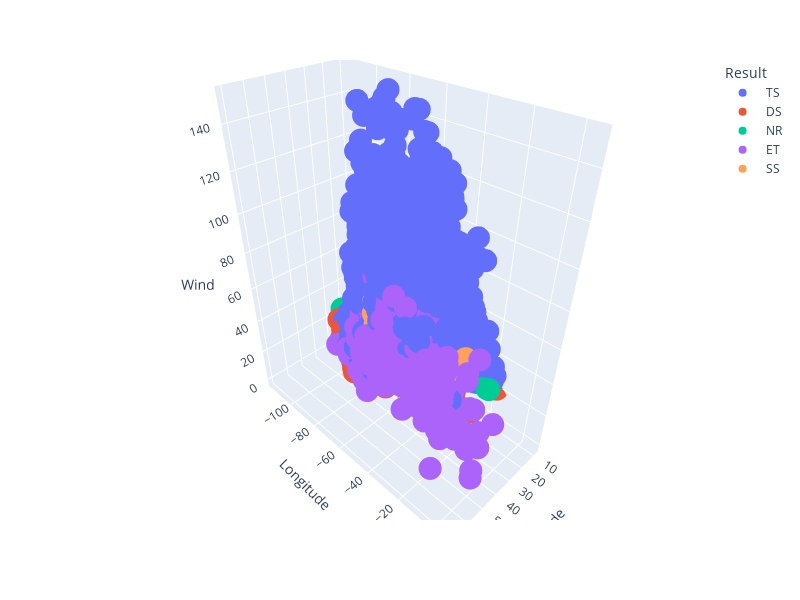

The code cell stored with this chart in its notebook:
### Code cell
new_check = pd.DataFrame({'Latitude': latitude, 'Longitude': longitude, 'Wind': wind_speed, 'Result': y_pred_knn_tuned})
fig = px.scatter_3d(new_check, x='Latitude', y='Longitude', z='Wind', color='Result')
fig.update_layout(width=800, height=600) 

# Show the plot
fig.show()

### Figure 1 — Plotly figure (JSON) as saved in the notebook; plotly's stock layout.template omitted (floating-point values rounded to 4 significant figures; data arrays with more than 128 entries replaced by an {"elided": "..."} marker saying what was removed)
{"data": [{"hovertemplate": "Result= TS<br>Latitude=%{x}<br>Longitude=%{y}<br>Wind=%{z}<extra></extra>", "legendgroup": " TS", "marker": {"color": "#636efa", "symbol": "circle"}, "mode": "markers", "name": " TS", "scene": "scene", "showlegend": true, "type": "scatter3d", "x": {"elided": "2111 float values"}, "y": {"elided": "2111 float values"}, "z": {"elided": "2111 int values"}}, {"hovertemplate": "Result= DS<br>Latitude=%{x}<br>Longitude=%{y}<br>Wind=%{z}<extra></extra>", "legendgroup": " DS", "marker": {"color": "#EF553B", "symbol": "circle"}, "mode": "markers", "name": " DS", "scene": "scene", "showlegend": true, "type": "scatter3d", "x": {"elided": "172 float values"}, "y": {"elided": "172 float values"}, "z": {"elided": "172 int values"}}, {"hovertemplate": "Result= NR<br>Latitude=%{x}<br>Longitude=%{y}<br>Wind=%{z}<extra></extra>", "legendgroup": " NR", "marker": {"color": "#00cc96", "symbol": "circle"}, "mode": "markers", "name": " NR", "scene": "scene", "showlegend": true, "type": "scatter3d", "x": [9.5, 11, 13.7, 20.4, 21, 14.1, 28, 23.4, 16.4, 11.4, 23.3, 20.9, 23.3, 14.4, 18.8, 9.9, 35.2, 18.5, 20.8, 17.7, 14.0, 22.6, 15.2, 19.6, 23, 16, 23, 13.8, 24, 17.6, 15.9, 15.8, 19.4, 14.4, 19.5, 12, 15.4, 21.7, 16.6, 28.7, 22, 18.6, 27.9, 15, 20, 14.8, 16, 9.8, 26.3, 20.7, 15.6, 15.7, 18.3, 19.2, 12, 16.5, 20.4, 28.9, 12.8, 28.6, 31.2, 15, 24.4, 20.5, 19, 19, 17.9, 10.7, 21.8, 16.5], "y": [-19.8, -34.7, -43.6, -96.4, -93, -47.7, -78.6, -113.9, -25.3, -40.5, -97, -93.9, -97.4, -37.7, -84, -29.3, -81, -53, -116, -110.4, -48.4, -97.2, -25.1, -94.8, -82.8, -84.5, -64.9, -44.9, -98.1, -59.5, -21.5, -45.4, -94.5, -44.8, -94, -47.6, -59, -98.2, -88.4, -78.9, -96.7, -53.2, -77.9, -45, -47.8, -45.4, -47.5, -36.2, -57.9, -95.9, -17.4, -18.4, -43.3, -93.7, -45.1, -31.4, -50.8, -78.3, -43.1, -62.1, -58, -45.8, -44.4, -93, -54, -94, -51.5, -32.4, -99, -89.2], "z": [25, 25, 25, 30, 25, 25, 30, 25, 25, 30, 30, 25, 30, 25, 25, 30, 15, 30, 20, 30, 30, 30, 30, 30, 25, 25, 40, 25, 30, 25, 30, 25, 30, 30, 30, 30, 45, 30, 30, 30, 30, 30, 30, 30, 25, 30, 30, 30, 30, 20, 25, 25, 25, 25, 25, 25, 30, 25, 30, 25, 20, 30, 30, 30, 30, 30, 30, 30, 20, 25]}, {"hovertemplate": "Result= ET<br>Latitude=%{x}<br>Longitude=%{y}<br>Wind=%{z}<extra></extra>", "legendgroup": " ET", "marker": {"color": "#ab63fa", "symbol": "circle"}, "mode": "markers", "name": " ET", "scene": "scene", "showlegend": true, "type": "scatter3d", "x": {"elided": "286 float values"}, "y": {"elided": "286 float values"}, "z": {"elided": "286 int values"}}, {"hovertemplate": "Result= SS<br>Latitude=%{x}<br>Longitude=%{y}<br>Wind=%{z}<extra></extra>", "legendgroup": " SS", "marker": {"color": "#FFA15A", "symbol": "circle"}, "mode": "markers", "name": " SS", "scene": "scene", "showlegend": true, "type": "scatter3d", "x": [28.7, 23.8, 25.8, 38.6, 25.5, 33, 39.5, 37.8, 36.6, 24, 38.8, 33.6, 37.9, 34.7, 27.6, 37.2, 37.3, 33.6, 24.8, 29.3, 31.3, 29.8, 37.4, 32.2, 28.8, 22.4, 34.5, 31.7, 34.6, 18.5, 37.1, 36, 33.9, 31, 36.5, 46.8, 30.5, 40, 32.9, 30.3, 36.7, 35.5, 32, 31.2, 41.4, 38.3, 33.8, 24.1, 27.3, 30.3, 34.7, 30, 35.5, 34.3, 36.8, 31.8, 31, 35, 29.8, 32.8, 31.6, 30.9, 32.4, 34.3, 33.8, 26.1, 25.1, 36.2, 32.7, 40.6, 35.5, 40.1, 32.8, 29.9, 29.6, 33.7, 18.3, 27.5, 35.5, 31.8, 30, 28.6, 32.3, 35.8, 31.3, 27.5, 48.5, 29.2, 32.5, 33.4, 30.5, 36.5, 24.5, 34.1], "y": [-94.3, -48.2, -56, -48.5, -62.4, -51, -23.9, -30.8, -66.9, -70.9, -25, -73.8, -71.4, -61.3, -68, -47.7, -31.6, -69, -50.8, -51.4, -48.3, -71, -32, -53, -60.1, -54, -17.2, -67.3, -77.9, -66.3, -33, -46.3, -50.4, -88.4, -71.9, -44, -72.3, -69.5, -69.1, -73.4, -45.7, -60, -83.1, -72.6, -67.1, -65.7, -19.3, -35.8, -66, -91.8, -44.5, -65.2, -76.9, -70.8, -44.8, -86.1, -74, -44.4, -74.6, -46, -47.6, -79.2, -82, -50.4, -45, -57.4, -84.1, -46.1, -59, -48.9, -54.2, -64.1, -65.8, -71.8, -91.6, -80.7, -67.4, -67, -60, -64.7, -59, -94.7, -80, -65.7, -87.4, -34.5, -38, -72.5, -77.5, -81.6, -56.2, -46.3, -49.9, -50.4], "z": [25, 35, 55, 50, 45, 55, 40, 35, 25, 30, 45, 20, 60, 30, 50, 50, 30, 40, 55, 30, 60, 45, 35, 60, 30, 55, 50, 45, 25, 40, 30, 35, 45, 35, 60, 45, 40, 55, 30, 25, 50, 50, 10, 40, 50, 30, 55, 40, 35, 35, 45, 25, 25, 60, 50, 20, 45, 50, 25, 50, 60, 45, 10, 45, 45, 30, 30, 30, 55, 50, 60, 55, 60, 35, 30, 25, 45, 45, 55, 60, 30, 25, 15, 45, 25, 40, 30, 50, 25, 25, 55, 35, 35, 45]}], "layout": {"height": 600, "legend": {"title": {"text": "Result"}, "tracegroupgap": 0}, "margin": {"t": 60}, "scene": {"domain": {"x": [0, 1], "y": [0, 1]}, "xaxis": {"title": {"text": "Latitude"}}, "yaxis": {"title": {"text": "Longitude"}}, "zaxis": {"title": {"text": "Wind"}}}, "width": 800}}
